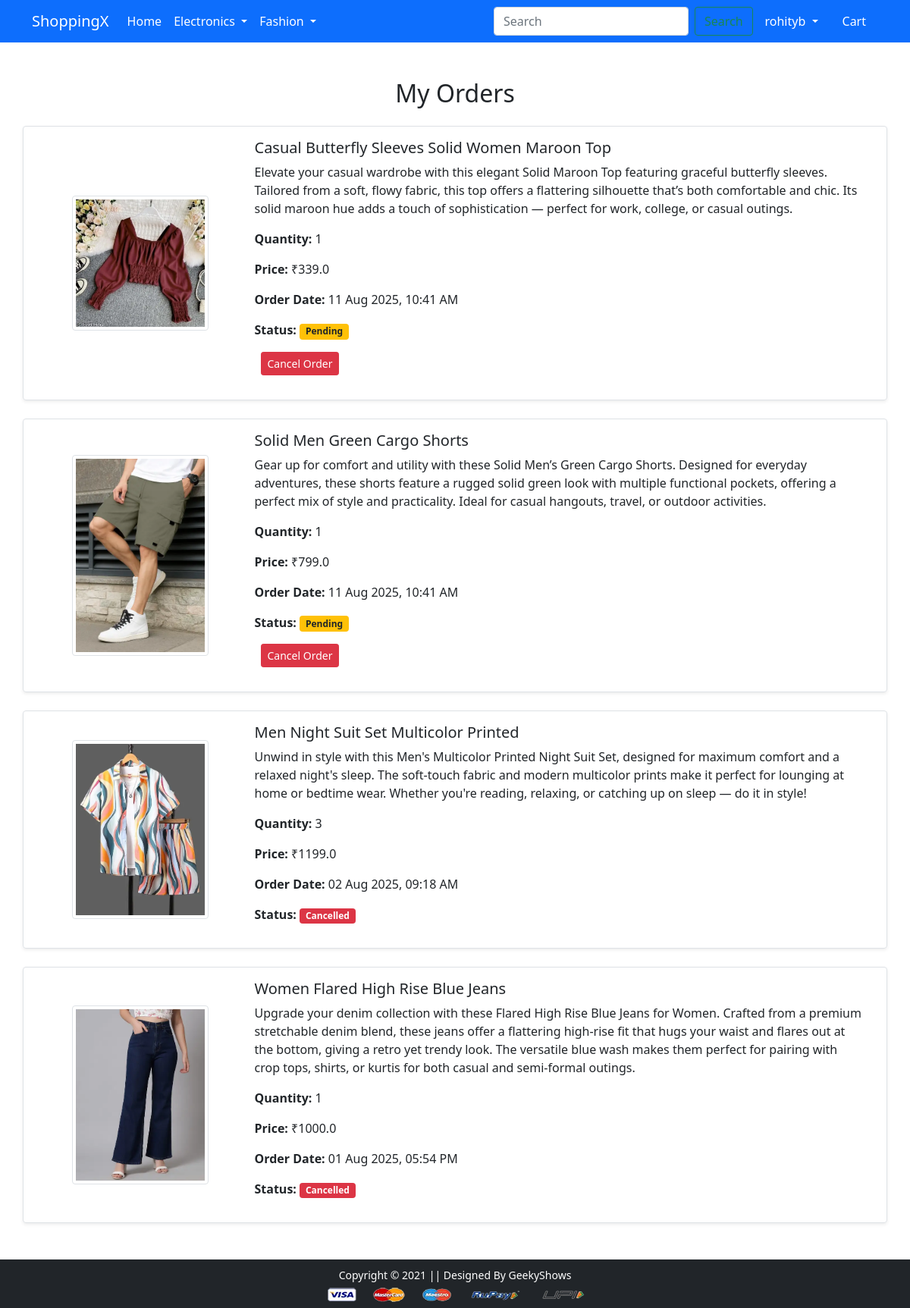
Page /orders/ (signed in) on the committed database.
### app/models.py (models this page shows, shortened)
class OrderPlaced(models.Model):
    user = models.ForeignKey(User, on_delete=models.CASCADE)
    customer = models.ForeignKey(Customer, on_delete=models.CASCADE)
    product = models.ForeignKey(Product, on_delete=models.CASCADE)
    quantity = models.PositiveIntegerField(default=1)
    ordered_date = models.DateTimeField(auto_now_add=True)
    status = models.CharField(max_length=50, choices=STATUS_CHOICES, default='Pending')
    payment = models.ForeignKey(Payment, on_delete=models.CASCADE, null=True, blank=True)

class Product(models.Model):
    title = models.CharField(max_length=100)
    selling_price = models.FloatField()
    discounted_price = models.FloatField()
    description = models.TextField()
    brand = models.CharField(max_length=100)
    category = models.CharField(max_length=2, choices=CATEGORY_CHOICES)
    product_image = models.ImageField(upload_to='productimg')

### app/views.py (the view)
# urls.py: path('orders/', views.orders, name='orders'),
def orders(request):
    order_data = OrderPlaced.objects.filter(user=request.user).order_by('-ordered_date')
    return render(request, 'app/orders.html', {'orders': order_data})

### app/templates/app/orders.html (shortened to what this page needs)
{% extends 'app/base.html' %}
{% load static %}
{% block main-content %}
<div class="container my-5">
  <h2 class="text-center mb-4">My Orders</h2>
  {% for order in orders %}
  <div class="row mb-4 shadow-sm border rounded p-3">
    <div class="col-sm-3 text-center align-self-center">
      <img src="{{ order.product.product_image.url }}" class="img-fluid img-thumbnail" width="180" height="180">
    </div>
    <div class="col-sm-9">
      <h5>{{ order.product.title }}</h5>
      <p>{{ order.product.description }}</p>
      <p><strong>Quantity:</strong> {{ order.quantity }}</p>
      <p><strong>Price:</strong> ₹{{ order.product.discounted_price }}</p>
      <p><strong>Order Date:</strong> {{ order.ordered_date|date:"d M Y, h:i A" }}</p>
      <p><strong>Status:</strong>
        {% if order.status == 'Pending' %}
    <span class="badge bg-warning text-dark">Pending</span>
    <form method="post" action="{% url 'cancel_order' order.id %}" style="display:inline;">
        <button type="submit" class="btn btn-sm btn-danger ms-2">Cancel Order</button>
    </form>
{% elif order.status == 'Accepted' %}
    <span class="badge bg-primary">Accepted</span>
{% elif order.status == 'Packed' %}
    <span class="badge bg-info text-dark">Packed</span>
{% elif order.status == 'On The Way' %}
    <span class="badge bg-purple" style="background-color: purple;">On The Way</span>
{% elif order.status == 'Delivered' %}
    <span class="badge bg-success">Delivered</span>
{% elif order.status == 'Cancelled' %}
    <span class="badge bg-danger">Cancelled</span>
{% endif %}
      </p>
    </div>
  </div>
  {% empty %}
  <h5 class="text-center text-danger">You haven't placed any orders yet.</h5>
  {% endfor %}
</div>
{% endblock main-content %}

### app/templates/app/base.html (shortened to what this page needs)
<!doctype html>
{% load static %}
<html lang="en">
  <head>
    <link href="https://cdn.jsdelivr.net/npm/bootstrap@5.0.0-beta1/dist/css/bootstrap.min.css" rel="stylesheet">
    <link rel="stylesheet" href="{% static 'app/css/owl.carousel.min.css' %}">
    <link rel="stylesheet" href="{% static 'app/css/all.min.css' %}">
    <link rel="stylesheet" href="{% static 'app/css/style.css' %}">
  </head>
  <body>
    <nav class="navbar navbar-expand-lg navbar-dark bg-primary">
      <div class="container">
        <a class="navbar-brand" href="/">ShoppingX</a>
        <div class="collapse navbar-collapse" id="navbarSupportedContent">
          <ul class="navbar-nav me-auto mb-2 mb-lg-0">
            <li class="nav-item">
              <a class="nav-link active" href="/">Home</a>
            </li>
            <li class="nav-item dropdown">
              <a class="nav-link dropdown-toggle text-white" href="#" id="electronicsDropdown" data-bs-toggle="dropdown">
                Electronics
              </a>
            </li>
            <li class="nav-item dropdown">
              <a class="nav-link dropdown-toggle text-white" href="#" id="fashionDropdown" data-bs-toggle="dropdown">
                Fashion
              </a>
            </li>
          </ul>
          <form class="d-flex" method="get" action="{% url 'search' %}">
            <input class="form-control me-2" type="search" name="q" placeholder="Search" required>
            <button class="btn btn-outline-success" type="submit">Search</button>
          </form>
          <ul class="navbar-nav">
            {% if request.user.is_authenticated %}
              {% if request.user.is_staff %}
                <li class="nav-item">
                  <a class="nav-link fw-semibold" href="{% url 'dashbord' %}">Dashboard</a>
                </li>
                <li class="nav-item">
                  <a class="nav-link fw-semibold" href="{% url 'admin_logout' %}">Logout</a>
                </li>
              {% else %}
                <li class="nav-item dropdown mx-2">
                  <a class="nav-link dropdown-toggle text-white" href="#" id="profileDropdown" data-bs-toggle="dropdown">
                    {{ request.user.username }}
                  </a>
                </li>
                <li class="nav-item mx-2">
                  <a href="{% url 'showcart' %}" class="nav-link text-white">
                     Cart
                  </a>
                </li>
              {% endif %}
            {% endif %}
          </ul>
        </div>
      </div>
    </nav>
    {% block main-content %}{% endblock main-content %}
    <footer class="container-fluid bg-dark text-center p-2 mt-5">
      <small class="text-white">
        Copyright &copy; 2021 || Designed By GeekyShows
      </small>
      <br>
      <img src="{% static 'app/images/payment.png' %}" class="img-fluid" alt="payment">
    </footer>
  </body>
</html>

### rows in the picture
OrderPlaced: product.product_image (picture), product "Casual Butterfly Sleeves Solid Women Maroon Top", product.description "Elevate your casual wardrobe with this elegant Solid Maroon Top featuring graceful butterfly sleeves. Tailored from a soft, flowy fabric, this top offers a flattering silhouette that’s both comfortable and chic. Its solid maroon hue adds a touch of sophistication — perfect for work, college, or casual outings.", quantity "1", product.discounted_price "339.0", ordered_date "11 Aug 2025, 10:41 AM", status "Pending"
OrderPlaced: product.product_image (picture), product "Solid Men Green Cargo Shorts", product.description "Gear up for comfort and utility with these Solid Men’s Green Cargo Shorts. Designed for everyday adventures, these shorts feature a rugged solid green look with multiple functional pockets, offering a perfect mix of style and practicality. Ideal for casual hangouts, travel, or outdoor activities.", quantity "1", product.discounted_price "799.0", ordered_date "11 Aug 2025, 10:41 AM", status "Pending"
OrderPlaced: product.product_image (picture), product "Men Night Suit Set Multicolor Printed", product.description "Unwind in style with this Men's Multicolor Printed Night Suit Set, designed for maximum comfort and a relaxed night's sleep. The soft-touch fabric and modern multicolor prints make it perfect for lounging at home or bedtime wear. Whether you're reading, relaxing, or catching up on sleep — do it in style!", quantity "3", product.discounted_price "1199.0", ordered_date "02 Aug 2025, 09:18 AM", status "Cancelled"
OrderPlaced: product.product_image (picture), product "Women Flared High Rise Blue Jeans", product.description "Upgrade your denim collection with these Flared High Rise Blue Jeans for Women. Crafted from a premium stretchable denim blend, these jeans offer a flattering high-rise fit that hugs your waist and flares out at the bottom, giving a retro yet trendy look. The versatile blue wash makes them perfect for pairing with crop tops, shirts, or kurtis for both casual and semi-formal outings.", quantity "1", product.discounted_price "1000.0", ordered_date "01 Aug 2025, 05:54 PM", status "Cancelled"

### other values in the picture
{{ request.user.username }} "rohityb"
